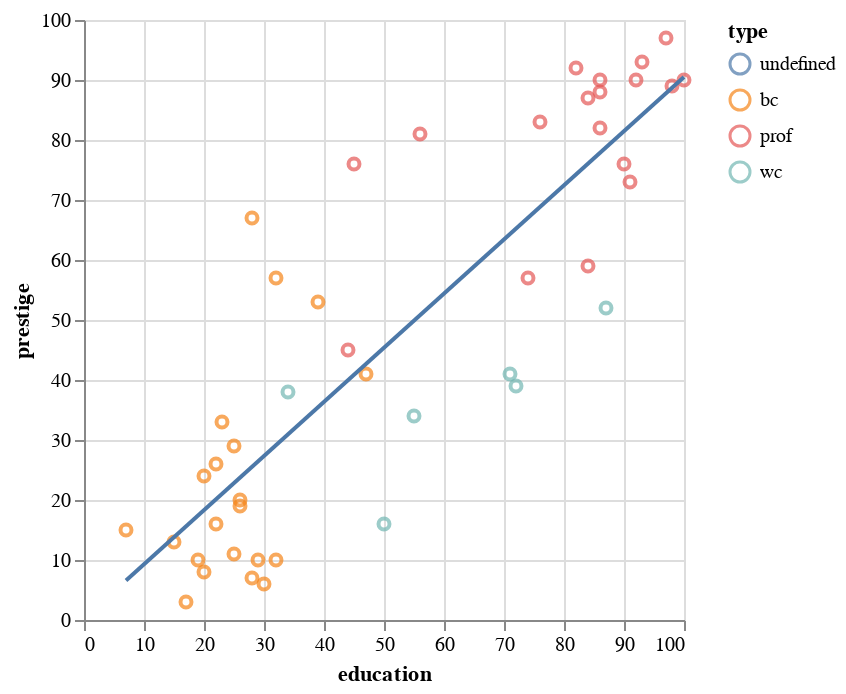

Notebook code for this chart:
### Code cell
#regression
import pandas as pd
import numpy as np
chart=alt.Chart(df).mark_point().encode(
    x='education',
    y='prestige',
    color='type:N',
    tooltip='income'
)
chart+chart.transform_regression('education','prestige').mark_line()

### Figure 1 — Vega-Lite specification as saved in the notebook (floating-point values rounded to 4 significant figures)
{"config": {"view": {"continuousWidth": 300, "continuousHeight": 300}}, "layer": [{"mark": {"type": "point"}, "encoding": {"color": {"field": "type", "type": "nominal"}, "tooltip": {"field": "income", "type": "quantitative"}, "x": {"field": "education", "type": "quantitative"}, "y": {"field": "prestige", "type": "quantitative"}}}, {"mark": {"type": "line"}, "encoding": {"color": {"field": "type", "type": "nominal"}, "tooltip": {"field": "income", "type": "quantitative"}, "x": {"field": "education", "type": "quantitative"}, "y": {"field": "prestige", "type": "quantitative"}}, "transform": [{"on": "education", "regression": "prestige"}]}], "data": {"name": "data-6c3c4fe8ce6d318dd60bd5b8762eae0a"}, "$schema": "https://vega.github.io/schema/vega-lite/v5.20.1.json", "datasets": {"data-6c3c4fe8ce6d318dd60bd5b8762eae0a": [{"type": "prof", "income": 62, "education": 86, "prestige": 82}, {"type": "prof", "income": 72, "education": 76, "prestige": 83}, {"type": "prof", "income": 75, "education": 92, "prestige": 90}, {"type": "prof", "income": 55, "education": 90, "prestige": 76}, {"type": "prof", "income": 64, "education": 86, "prestige": 90}, {"type": "prof", "income": 21, "education": 84, "prestige": 87}, {"type": "prof", "income": 64, "education": 93, "prestige": 93}, {"type": "prof", "income": 80, "education": 100, "prestige": 90}, {"type": "wc", "income": 67, "education": 87, "prestige": 52}, {"type": "prof", "income": 72, "education": 86, "prestige": 88}, {"type": "prof", "income": 42, "education": 74, "prestige": 57}, {"type": "prof", "income": 76, "education": 98, "prestige": 89}, {"type": "prof", "income": 76, "education": 97, "prestige": 97}, {"type": "prof", "income": 41, "education": 84, "prestige": 59}, {"type": "prof", "income": 48, "education": 91, "prestige": 73}, {"type": "wc", "income": 76, "education": 34, "prestige": 38}, {"type": "prof", "income": 53, "education": 45, "prestige": 76}, {"type": "prof", "income": 60, "education": 56, "prestige": 81}, {"type": "prof", "income": 42, "education": 44, "prestige": 45}, {"type": "prof", "income": 78, "education": 82, "prestige": 92}, {"type": "wc", "income": 29, "education": 72, "prestige": 39}, {"type": "wc", "income": 48, "education": 55, "prestige": 34}, {"type": "wc", "income": 55, "education": 71, "prestige": 41}, {"type": "wc", "income": 29, "education": 50, "prestige": 16}, {"type": "bc", "income": 21, "education": 23, "prestige": 33}, {"type": "bc", "income": 47, "education": 39, "prestige": 53}, {"type": "bc", "income": 81, "education": 28, "prestige": 67}, {"type": "bc", "income": 36, "education": 32, "prestige": 57}, {"type": "bc", "income": 22, "education": 22, "prestige": 26}, {"type": "bc", "income": 44, "education": 25, "prestige": 29}, {"type": "bc", "income": 15, "education": 29, "prestige": 10}, {"type": "bc", "income": 7, "education": 7, "prestige": 15}, {"type": "bc", "income": 42, "education": 26, "prestige": 19}, {"type": "bc", "income": 9, "education": 19, "prestige": 10}, {"type": "bc", "income": 21, "education": 15, "prestige": 13}, {"type": "bc", "income": 21, "education": 20, "prestige": 24}, {"type": "bc", "income": 16, "education": 26, "prestige": 20}, {"type": "bc", "income": 16, "education": 28, "prestige": 7}, {"type": "bc", "income": 9, "education": 17, "prestige": 3}, {"type": "bc", "income": 14, "education": 22, "prestige": 16}, {"type": "bc", "income": 12, "education": 30, "prestige": 6}, {"type": "bc", "income": 17, "education": 25, "prestige": 11}, {"type": "bc", "income": 7, "education": 20, "prestige": 8}, {"type": "bc", "income": 34, "education": 47, "prestige": 41}, {"type": "bc", "income": 8, "education": 32, "prestige": 10}]}}
